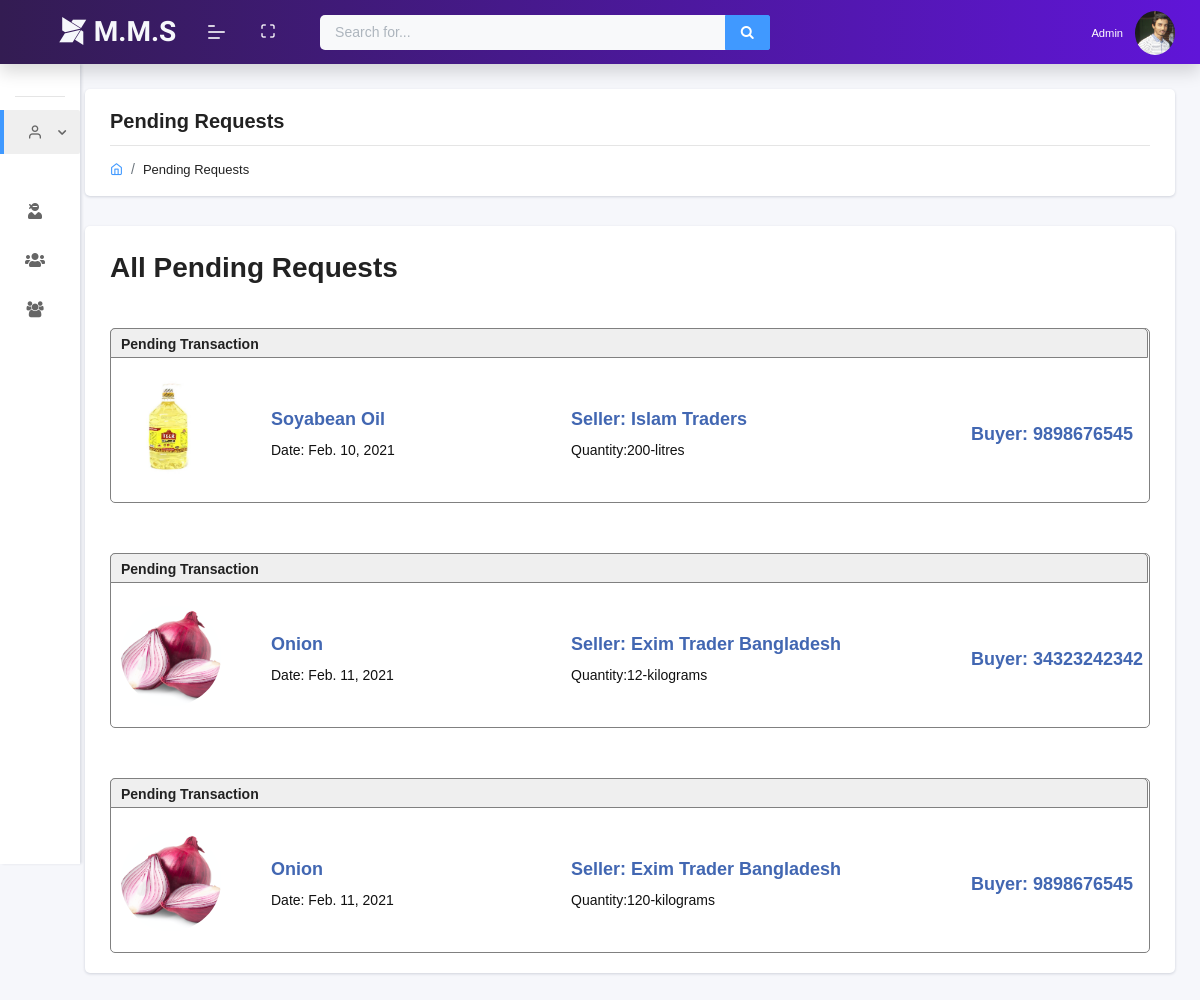
Screenshot of /pending-records (signed in) with the database file from the repository.
### accounts/models.py (models this page shows, shortened)
class User(AbstractUser):
    username = models.CharField(unique=True, max_length=50, error_messages={
        'unique': "A user with that name already exists.",
    })
    email = models.EmailField(unique=True, blank=False, error_messages={
        'unique': "A user with that email already exists."})
    trade_license_no = models.PositiveBigIntegerField(unique=True, null=True, blank=False,
                                                      error_messages={'unique': "A user with that trade license is already exists.",
                                                                      })
    role = models.CharField(choices=ROLE, max_length=15, error_messages={
        'required': "Role must be provided"
    })
    signed_up = models.DateField(default=date.today)
    USERNAME_FIELD = "email"
    REQUIRED_FIELDS = ['username', ]
    objects = UserManager()

class UserProfile(models.Model):
    user = models.OneToOneField(
        User, on_delete=models.CASCADE, primary_key=True)
    image = models.ImageField(blank=True, null=True,
                              default='avatar.png', upload_to='profile_pics')
    division = models.CharField(
        max_length=30, null=True, blank=True)
    district = models.CharField(
        max_length=30, null=True, blank=True)
    upazila = models.CharField(
        max_length=30, null=True, blank=True)
    industry_type = models.CharField(max_length=100, null=True, blank=True)
    objects = UserProfileManager()

### lenden/models.py (models this page shows, shortened)
class SellProduct(models.Model):
    seller = models.ForeignKey(User, on_delete=models.CASCADE)
    buyer = models.CharField(max_length=30)
    product = models.ForeignKey(Product, on_delete=models.CASCADE)
    quantity = models.PositiveIntegerField(error_messages={
        'required': "Quantity must be provided"})
    unit = models.CharField(choices=UNIT, max_length=20)
    price = models.PositiveIntegerField()
    pending = models.BooleanField(default=True, null=True)
    sell_date = models.DateField()
    created_at = models.DateField(auto_now_add=True)
    def __str__(self):
        return f'{self.seller.username} -sold- {self.product.name}'

class Product(models.Model):
    name = models.CharField(max_length=50)
    icon = models.ImageField(default='product.png', upload_to='product_images')

### lenden/views.py (the view)
# urls.py: path('pending-records', PendingBuyingRecodrs.as_view(), name='pending-records'),
class PendingBuyingRecodrs(ListView):
    model = SellProduct
    template_name = 'lenden/pending_requests.html'
    context_object_name = 'chalans'
    paginate_by = 3
    def get_context_data(self, **kwargs):
        context = super().get_context_data(**kwargs)
        if self.request.user.role == '':
            pending_records = SellProduct.objects.filter(
             pending=True).order_by('-id')
            print(pending_records)
        else:
            pending_records = SellProduct.objects.filter(
            buyer=self.request.user.trade_license_no, pending=True).order_by('-id')
        context['pending_records'] = pending_records
        return context

### templates/lenden/pending_requests.html (shortened to what this page needs)
{% extends "layouts/base.html" %} {% load static %} {% load humanize %}
{% block content %}
<div class="page-header">
  <div class="page-block">
    <div class="row align-items-center">
      <div class="col-md-12">
        <div class="page-header-title">
          <h5 class="m-b-10">Pending Requests</h5>
        </div>
        <ul class="breadcrumb">
          <li class="breadcrumb-item">
            <a href="{% url 'accounts:home' %}"
              ><i class="feather icon-home"></i
            ></a>
          </li>
          <li class="breadcrumb-item"><a href="#">Pending Requests</a></li>
        </ul>
      </div>
    </div>
  </div>
</div>
<div id="product_chart" class="row">
  <div class="col-12">
    <div class="card">
      <div class="card-header">
        <h3 style="text-transform: capitalize">All Pending Requests</h3>
      </div>
      {% if pending_records %} {% for record in pending_records %}
      <div class="card-body" style="position: relative">
        <div id="fb">
          <div id="fb-top">
            <p><b>Pending Transaction</b></p>
          </div>
          <img
            src="{{ record.product.icon.url }}"
            height="100"
            width="100"
            alt="Image of prodct"
          />
          <p class="info" id="info">
            <b>{{record.product.name}}</b> <br />
            <span>Date: {{ record.sell_date }} </span>
          </p>
          <p class="info" id="info2">
            <b>Seller: {{ record.seller.username }} </b> <br /><span
              >Quantity:{{ record.quantity }}-{{record.unit}}</span
            >
          </p>
          <p class="info" id="info3"><b>Buyer: {{ record.buyer}}</b></p>
        </div>
      </div>
      {% endfor %} {% else %}
      <div class="card-body" style="position: relative">
        <p style="color: #680000">No Pending Transactions</p>
      </div>
      {% endif %}
    </div>
  </div>
</div>
{% endblock content %}

### templates/includes/navigation.html (shortened to what this page needs)
{% load static %} {% load notifications_tags %}
<header class="navbar pcoded-header navbar-expand-lg navbar-light headerpos-fixed header-blue shadow">
    <div class="m-header justify-content-center">
        <a title="Menu" class="mobile-menu" id="mobile-collapse" href="#!"><span></span></a>
        <a title="Home" href="{% url 'accounts:home' %}" class="b-brand">
            <h3 style="font-family: 'LANGAR'; margin-bottom: 0; color: #f6f7fb;">
                <i class="fa fa-modx"> </i> M.M.S
            </h3>
        </a>
    </div>
    <div class="collapse navbar-collapse">
        <ul class="navbar-nav mr-auto">
            <li title="Full Scren" class="nav-item">
                <a href="#!" class="full-screen" onclick="javascript:toggleFullScreen()"><i class="feather icon-maximize"></i
        ></a>
            </li>
            <li class="nav-item">
                <form class="d-none d-sm-inline-block form-inline mr-auto ml-md-3 my-2 my-md-0 mw-100 navbar-search" style="width: 450px;">
                    <div class="input-group">
                        <input type="text" class="form-control bg-light border-0 small" placeholder="Search for..." aria-label="Search" aria-describedby="basic-addon2" />
                        <div class="input-group-append">
                            <button title="Search" class="btn btn-primary" type="button">
          <i class="fa fa-search fa-sm"></i>
        </button>
                        </div>
                    </div>
                </form>
            </li>
        </ul>
        <ul class="navbar-nav ml-auto">
                {% notifications_unread as unread_count %}
      <li title="User Menu" class="nav-item dropdown no-arrow">
        <a
          class="nav-link dropdown-toggle"
          href="#"
          id="userDropdown"
          role="button"
          data-toggle="dropdown"
          aria-haspopup="true"
          aria-expanded="false">
          {% if request.user.role == 'importer' or request.user.role == 'wholeseller' or request.user.role == 'retailer' %}
          <span class="mr-2 text-white d-none d-lg-inline text-gray-600 small">{{ request.user.username }}</span>
          {% else %}
          <span class="mr-2 text-white d-none d-lg-inline text-gray-600 small">Admin</span>
          {% endif %}
          <img
            class="img-radius wid-40"
            alt="User-Profile-Image"
            src="{{ request.user.userprofile.image.url }}"
          />
        </a>
      </li>
    </ul>
  </div>
</header>

### static/css/dashboard/dashboard.css (style rules this page uses)
.dropdown.no-arrow .dropdown-toggle::after { display: none; }
.pcoded-header { min-height: 4rem; }
.pcoded-header.header-blue { background: -webkit-gradient( linear, left top, right top, from(#331c52), to(#6015d8) ); background: linear-gradient(to right, #331c52, #6015d8); color: rgba(255, 255, 255, 0.8); }

### templates/lenden/pending_requests.html (style rules this page uses)
#fb { width: 100%; border: 1px solid gray; border-radius: 5px; position: relative; height: 175px; margin-top: 10px; }
#fb p { font-family: sans-serif; margin: 0 0 0 10px; line-height: 30px; }
#fb-top { background-color: #efefef; height: 30px; width: 100%; border-radius: 5px 5px 0 0; position: absolute; top: -1px; left: -1px; border: 1px solid gray; }
#fb img { position: absolute; left: 10px; top: 52.5px; border-radius: 50%; object-fit: cover; }
#info { position: absolute; left: 150px; top: 75px; }
#info2 { position: absolute; left: 450px; top: 75px; }
#info3 { position: absolute; left: 850px; top: 90px; }
.info { color: #4267b2; line-height: 25px; font-size: 18px; }
.info span { color: #111; font-size: 14px; }

### rows the page displays
User: user.userprofile.image (picture)
SellProduct: product.icon (picture), product.name "Soyabean Oil", sell_date "Feb. 10, 2021", seller.username "Islam Traders", quantity "200", unit "litres", buyer "9898676545"
SellProduct: product.icon (picture), product.name "Onion", sell_date "Feb. 11, 2021", seller.username "Exim Trader Bangladesh", quantity "12", unit "kilograms", buyer "34323242342"
SellProduct: product.icon (picture), product.name "Onion", sell_date "Feb. 11, 2021", seller.username "Exim Trader Bangladesh", quantity "120", unit "kilograms", buyer "9898676545"
